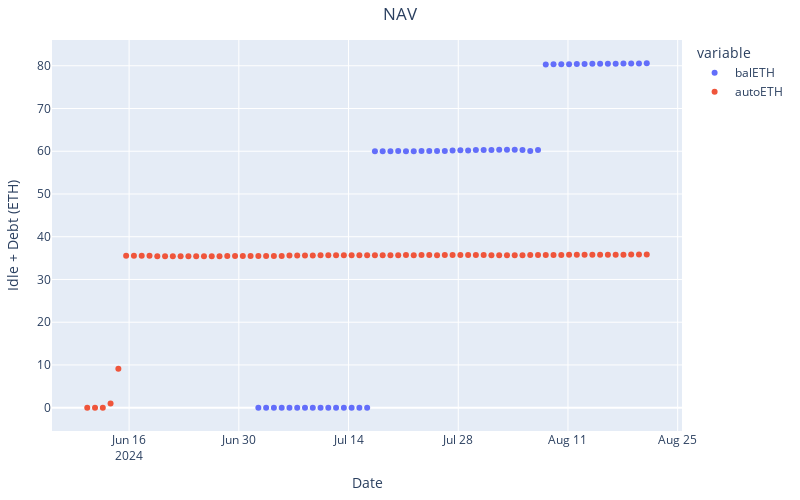

Source (notebook cell):
### Code cell
from v2_rebalance_dashboard.fetch_nav import fetch_daily_nav_to_plot

fig = fetch_daily_nav_to_plot()
fig.show()
